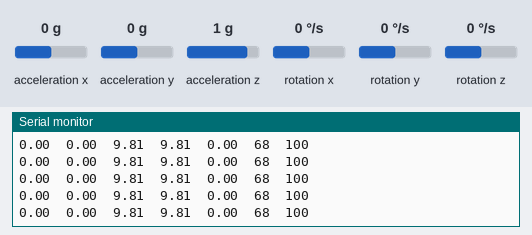
Bench run of a sketch on a simulated Arduino Uno, built with avr-gcc and run on an emulated ATmega328P. On the bench: the last lines printed to the serial monitor. Inputs (shaded band) come from the test bench; at power-on: acceleration y 0 g, acceleration x 0 g, acceleration z 1 g, rotation x 0 °/s, rotation y 0 °/s, rotation z 0 °/s.

Above: at 1.2 s.
1.3 s: acceleration y set to 1.4 g
At 1.9 s:
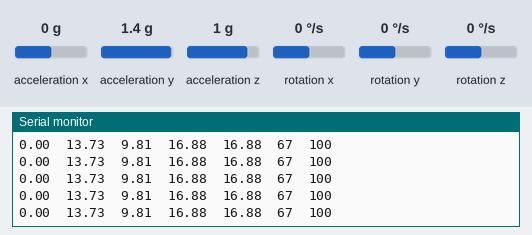
4.3 s: acceleration x set to 1.4 g
At 5.4 s:
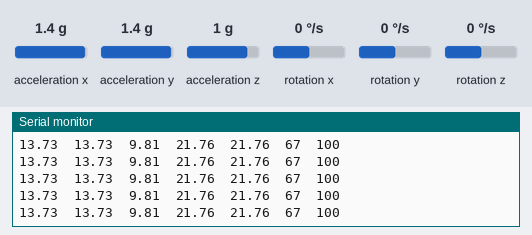
7.3 s: acceleration z set to -1.4 g
At 8.1 s:
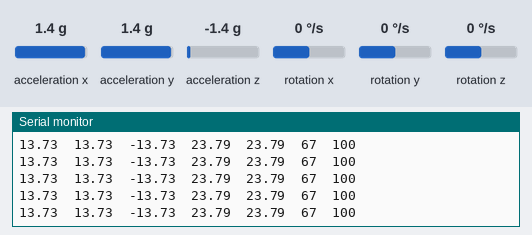
10.3 s: acceleration z set to 0 g
At 11.2 s:
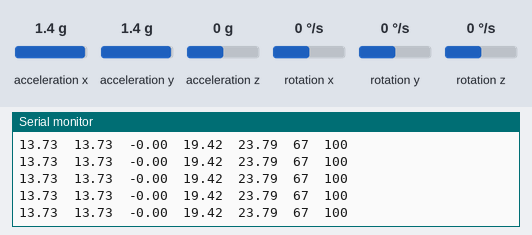
13.3 s: acceleration z set to -1.4 g
At 14.4 s:
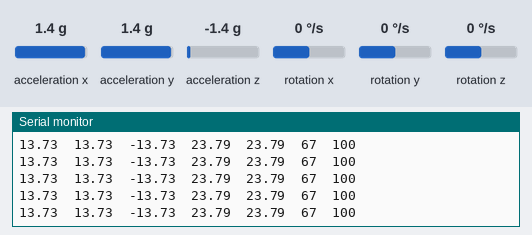
16.3 s: acceleration x set to 0 g
At 17.1 s:
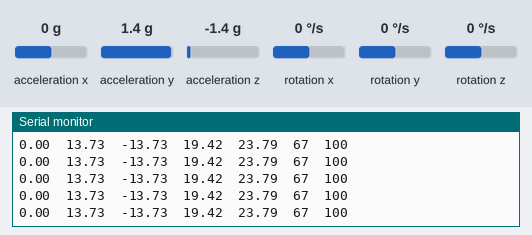
Timing chart, 0 to 19.3 s (numbered marks = the images above; inputs shaded):
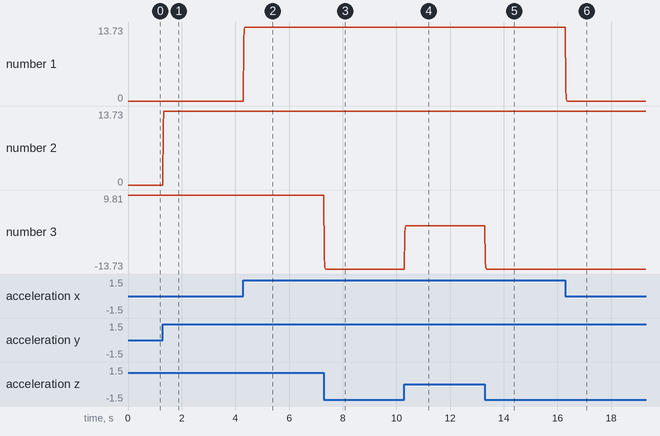

The sketch:

printAccelMPU6050.ino
```cpp
#include "I2Cdev.h"
#include "MPU6050.h"
#include "Wire.h"

//#define OUTPUT_READABLE_ACCEL
#define OUTPUT_LOWPASS_ACCEL
//#define OUTPUT_MAX_VALUES
//#define OUTPUT_BINARY_ACCEL


MPU6050 accel;
//MPU6050 accel(0x69); //Uses MPU9250 instead with my wiring
long sampling_rate = 100;
int16_t unscaled_x, unscaled_y, unscaled_z;
float x,y,z,m;
float xm,ym,zm,mm = 0; // Used to record highest values
float x_m,y_m,z_m = 0; // Individual axis have negative values. Used to record highest negative

long currentMicros, previousMicros, dt = 0;


  float ax,ay,az,am; // Average values
  bool init_avg, high_event = false;
  int event_counter = 0;
  float cutoff = 50; // Cutoff frequency for lowpass filter
  float alpha;

void setup() {
  // put your setup code here, to run once:
  Wire.begin();
  Serial.begin(115200);
  Serial.println("Initializing accelerometer");
  accel.initialize();
  Serial.println("Testing connection...");
  Serial.println(accel.testConnection() ? "MPU 6050 connection successful" : "MPU6050 connection failed");
}

void loop() {
  // put your main code here, to run repeatedly:
  // read raw accel measurements from device
  accel.getAcceleration(&unscaled_x,&unscaled_y,&unscaled_z);

  x = (float)unscaled_x/32768.0*9.81*2;
  y = (float)unscaled_y/32768.0*9.81*2;
  z = (float)unscaled_z/32768.0*9.81*2;
  m = sqrt(pow(x,2)+pow(y,2)+pow(z,2));
  //m = (float)unscaled_m/32768.0*9.81*2;
  previousMicros = currentMicros;
  currentMicros = micros();
  dt = currentMicros-previousMicros;

    if (m > 12 and m > mm) {
      mm=m;
      high_event = true;
      event_counter = 0;
    }
    if (high_event) ++event_counter;
    if (event_counter > 80) {
      event_counter = 0;
      high_event = false;
      mm = m;
    }

    if (x > xm) xm=x;
    if (y > ym) ym=y;
    if (z > zm) zm=z;
    if (x < x_m) x_m=x;
    if (y < y_m) y_m=y;
    if (y < z_m) z_m=z;

   #ifdef OUTPUT_READABLE_ACCEL
        // display tab-separated accel/gyro x/y/z values
        //Serial.print("a/g:\t");
        Serial.print(x); Serial.print("\t");
        Serial.print(y); Serial.print("\t");
        Serial.print(z); Serial.print("\t");

        Serial.print(m);   Serial.print("\t");
        Serial.print(mm);  Serial.print("\n");
        //Serial.print(1000000/dt); Serial.print("\n");  //Prints the sampling frequency
        //Serial.println("Add garbage data");
    #endif

    #ifdef OUTPUT_BINARY_ACCEL
        Serial.write((uint8_t)(x >> 8)); Serial.write((uint8_t)(x & 0xFF));
        Serial.write((uint8_t)(y >> 8)); Serial.write((uint8_t)(y & 0xFF));
        Serial.write((uint8_t)(z >> 8)); Serial.write((uint8_t)(z & 0xFF));
    #endif

    #ifdef OUTPUT_MAX_VALUES

        Serial.print(xm); Serial.print("\t");
        Serial.print(ym); Serial.print("\t");
        Serial.print(zm); Serial.print("\t");
        Serial.print(mm); Serial.print("\n");
    #endif

    #ifdef OUTPUT_LOWPASS_ACCEL
        alpha = TWO_PI*dt/1000000.0*cutoff/(1+TWO_PI*dt/1000000*cutoff);
        if (!init_avg){
          ax = x;
          ay = y;
          az = z;
          am = m;
          init_avg = true;
        } else{
          ax = ax + alpha * (x-ax);
          ay = ay + alpha * (y-ay);
          az = az + alpha * (z-az);
          am = am + alpha * (m-am);
        }
          Serial.print(ax); Serial.print("\t");
          Serial.print(ay); Serial.print("\t");
          //Serial.print(alpha);
          Serial.print(az); Serial.print("\t");
          Serial.print(am); Serial.print("\t");
          Serial.print(mm);  Serial.print("\t");
          Serial.print(1000000/dt); Serial.print("\t"); //Prints the sampling frequency
          Serial.println(sampling_rate);

    #endif
 delay(1000/sampling_rate);
}
```

Measured:
- after the input at 1.3 s, the serial monitor: prints a new line at once (image 1)
- after the input at 4.3 s, the serial monitor: prints a new line at once (image 2)
- after the input at 7.3 s, the serial monitor: prints a new line at once (image 3)
- after the input at 10.3 s, the serial monitor: prints a new line at once (image 4)
- after the input at 13.3 s, the serial monitor: prints a new line at once (image 5)
- after the input at 16.3 s, the serial monitor: prints a new line at once (image 6)
- plotted number 1: 13.73 → 0 after the input at 16.3 s
- plotted number 2: 0 → 13.73 after the input at 1.3 s
